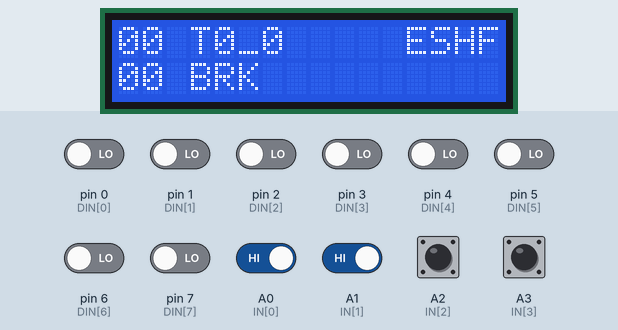
Simulated run of this sketch. Board: Arduino Uno, built with avr-gcc and run on an emulated ATmega328P. Parts: 16×2 character LCD. Inputs (shaded band) come from the test bench; at power-on: A0 (IN[0]), A1 (IN[1]), A2 (IN[2]), A3 (IN[3]) HIGH, pin 0 (DIN[0]), pin 1 (DIN[1]), pin 2 (DIN[2]), pin 3 (DIN[3]), pin 4 (DIN[4]), pin 5 (DIN[5]), pin 6 (DIN[6]), pin 7 (DIN[7]) LOW.

Above: at 1.2 s.
1.3 s: pin 0 (DIN[0]) driven HIGH
At 1.7 s:
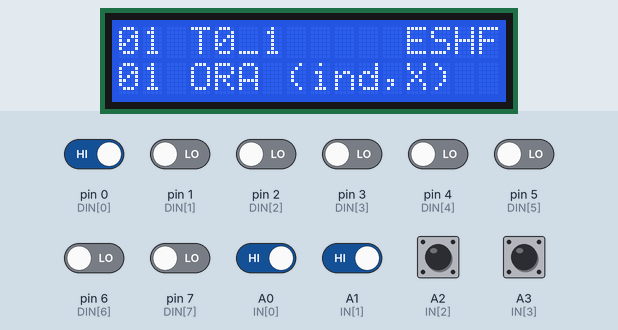
2.8 s: pin 1 (DIN[1]) driven HIGH
At 4.0 s:
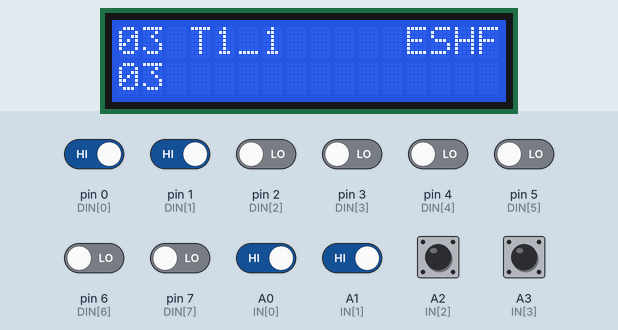
4.3 s: pin 3 (DIN[3]) driven HIGH
At 5.1 s:
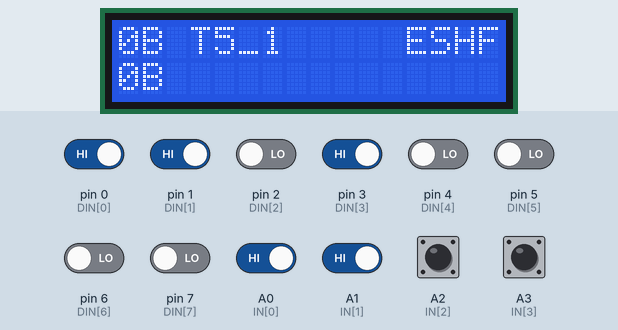
5.9 s: pin 2 (DIN[2]) driven HIGH
At 7.1 s:
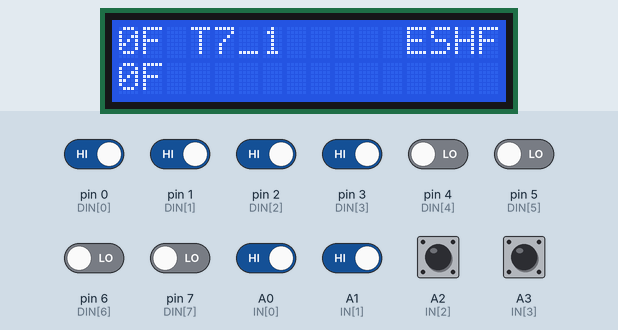
7.4 s: A0 (IN[0]) driven LOW
At 8.4 s:
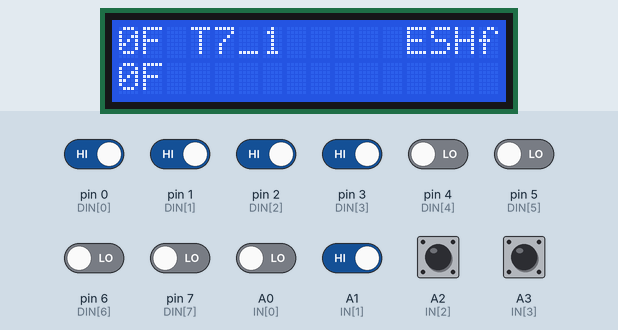
8.9 s: A1 (IN[1]) driven LOW
At 9.4 s:
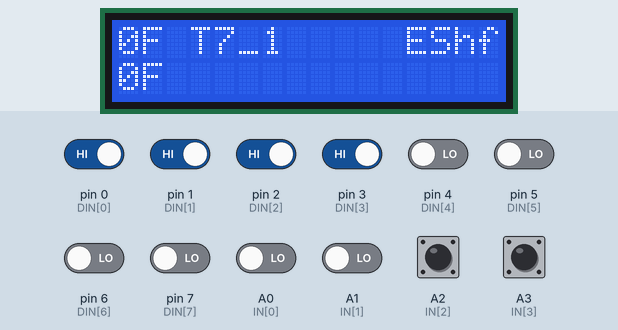
Timing chart, 0 to 11.4 s (numbered marks = the images above; inputs shaded):
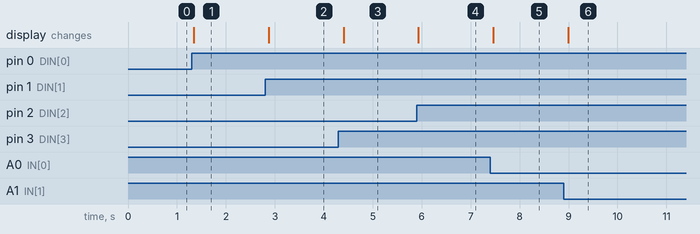

The sketch:

LCDdisplayController_MicroCode_In.ino
```cpp
// include the library code:
#include <LiquidCrystal.h>

// Input data pin definition array
const int DIN[8] = { 0, 1, 2, 3, 4, 5, 6, 7 };

// Pin definition for the additional input 0
const int IN[4] = {A0, A1, A2, A3 };

// LCD data output pins
const int LCD_D[4] = { 8, 9, 10, 11 };

// LCD enable pin
const int LCD_E = 12;
// LCD rs pin
const int LCD_RS = 13;

LiquidCrystal lcd(LCD_RS, LCD_E, LCD_D[0], LCD_D[1], LCD_D[2], LCD_D[3]);

// Input buffer enable
const int OE[2] = { 18, 19 };


//#include "Mnemonics.c"
char* Mnemonic[] = {
	"BRK",
	"ORA (ind,X)",
	"",
	"",
	"",
	"ORA zpg",
	"ASL zpg",
	"",
	"PHP",
	"ORA #",
	"ASL A",
	"",
	"",
	"ORA abs",
	"ASL abs",
	"",
	"BPL rel",
	"ORA (ind),Y",
	"",
	"",
	"",
	"ORA zpg,X",
	"ASL zpg,X",
	"",
	"CLC",
	"ORA abs,Y",
	"",
	"",
	"",
	"ORA abs,X",
	"ASL abs,X",
	"",
	"JSR abs",
	"AND (ind,X)",
	"",
	"",
	"BIT zpg",
	"AND zpg",
	"ROL zpg",
	"",
	"PLP",
	"AND #",
	"ROL A",
	"",
	"BIT abs",
	"AND abs",
	"ROL abs",
	"",
	"BMI rel",
	"AND (ind),Y",
	"",
	"",
	"",
	"AND zpg,X",
	"ROL zpg,X",
	"",
	"SEC",
	"AND abs,Y",
	"",
	"",
	"",
	"AND abs,X",
	"ROL abs,X",
	"",
	"RTI",
	"EOR (ind,X)",
	"",
	"",
	"",
	"EOR zpg",
	"LSR zpg",
	"",
	"PHA",
	"EOR #",
	"LSR A",
	"",
	"JMP abs",
	"EOR abs",
	"LSR abs",
	"",
	"BVC rel",
	"EOR (ind),Y",
	"",
	"",
	"",
	"EOR zpg,X",
	"LSR zpg,X",
	"",
	"CLI",
	"EOR abs,Y",
	"",
	"",
	"",
	"EOR abs,X",
	"LSR abs,X",
	"",
	"RTS",
	"ADC (ind,X)",
	"",
	"",
	"",
	"ADC zpg",
	"ROR zpg",
	"",
	"PLA",
	"ADC #",
	"ROR A",
	"",
	"JMP (ind)",
	"ADC abs",
	"ROR abs",
	"",
	"BVS rel",
	"ADC (ind),Y",
	"",
	"",
	"",
	"ADC zpg,X",
	"ROR zpg,X",
	"",
	"SEI",
	"ADC abs,Y",
	"",
	"",
	"",
	"ADC abs,X",
	"ROR abs,X",
	"",
	"",
	"STA (ind,X)",
	"",
	"",
	"STY zpg",
	"STA zpg",
	"STX zpg",
	"",
	"DEY",
	"",
	"TXA",
	"",
	"STY abs",
	"STA abs",
	"STX abs",
	"",
	"BCC rel",
	"STA (ind),Y",
	"",
	"",
	"STY zpg,X",
	"STA zpg,X",
	"STX zpg,Y",
	"",
	"TYA",
	"STA abs,Y",
	"TXS",
	"",
	"",
	"STA abs,X",
	"",
	"",
	"LDY #",
	"LDA (ind,X)",
	"LDX #",
	"",
	"LDY zpg",
	"LDA zpg",
	"LDX zpg",
	"",
	"TAY",
	"LDA #",
	"TAX",
	"",
	"LDY abs",
	"LDA abs",
	"LDX abs",
	"",
	"BCS rel",
	"LDA (ind),Y",
	"",
	"",
	"LDY zpg,X",
	"LDA zpg,X",
	"LDX zpg,Y",
	"",
	"CLV",
	"LDA abs,Y",
	"TSX",
	"",
	"LDY abs,X",
	"LDA abs,X",
	"LDX abs,Y",
	"",
	"CPY #",
	"CMP (ind,X)",
	"",
	"",
	"CPY zpg",
	"CMP zpg",
	"DEC zpg",
	"",
	"INY",
	"CMP #",
	"DEX",
	"",
	"CPY abs",
	"CMP abs",
	"DEC abs",
	"",
	"BNE rel",
	"CMP (ind),Y",
	"",
	"",
	"",
	"CMP zpg,X",
	"DEC zpg,X",
	"",
	"CLD",
	"CMP abs,Y",
	"",
	"",
	"",
	"CMP abs,X",
	"DEC abs,X",
	"",
	"CPX #",
	"SBC (ind,X)",
	"",
	"",
	"CPX zpg",
	"SBC zpg",
	"INC zpg",
	"",
	"INX",
	"SBC #",
	"NOP",
	"",
	"CPX abs",
	"SBC abs",
	"INC abs",
	"",
	"BEQ rel",
	"SBC (ind),Y",
	"",
	"",
	"",
	"SBC zpg,X",
	"INC zpg,X",
	"",
	"SED",
	"SBC abs,Y",
	"",
	"",
	"",
	"SBC abs,X",
	"INC abs,X",
	"",
	""
};


// Query all data input bits and return the 8bit data value read from the input chip.
int get_data(int idx)
{
	digitalWrite(OE[idx], LOW);

  int result=0;
  for (int i=0; i<8; i++)
  {
    int value = digitalRead(DIN[i]);
    if (value == HIGH)
      result += 1<<i;
  }

	digitalWrite(OE[idx], HIGH);
  return result;
}

void write_hex(int x, int y, int code)
{
	  // set up the LCD's number of columns and rows:
  lcd.setCursor(x, y);
  if ((code & 0xF0) == 0)
  {
    lcd.print(0);
    lcd.setCursor(x+1, y);
  }

  // Print a message to the LCD.
  lcd.print(code,HEX);

  // set up the LCD's number of columns and rows:
  lcd.setCursor(x+3, y);
}


// Variable to capture the input data from the 74HCT574 or 74HCT573
int opcode = 0;
int microstep = 0;
int flags = 0;


// Initialization function called before the loop
void setup() {
	// put your setup code here, to run once:
	for (int i = 0; i<4; i++)
 		pinMode(IN[i], INPUT);

	for (int i = 0; i<8; i++)
  	pinMode(DIN[i], INPUT);

  for (int i=0; i<2; i++)
	{
  	pinMode(OE[i], OUTPUT);
  	digitalWrite(OE[i], HIGH);
	}

  // set up the LCD's number of columns and rows:
  lcd.begin(16, 2);
}

char buffer[32];

// Main loop function
void loop() {
  // put your main code here, to run repeatedly:
  opcode = get_data(1);
  microstep = get_data(0);

	sprintf(buffer,"%s                ",Mnemonic[opcode]);
	buffer[13]= 0;

	write_hex(0, 0, microstep);

	lcd.print("T");
	lcd.print(microstep >> 1);
	lcd.print("_");
	lcd.print(microstep & 1);
  lcd.print("  ");

	lcd.setCursor(12, 0);

	if (digitalRead(IN[3]) == 0)
		lcd.print("e");
	else
		lcd.print("E");

	if (digitalRead(IN[2]) == 0)
		lcd.print("s");
	else
		lcd.print("S");

	if (digitalRead(IN[1]) == 0)
		lcd.print("h");
	else
		lcd.print("H");

	if (digitalRead(IN[0]) == 0)
		lcd.print("f");
	else
		lcd.print("F");

 	write_hex(0, 1, opcode);

   // Print a message to the LCD.
  lcd.print(buffer);

  delay(250);
}
```

Measured:
- after the input at 1.3 s, the display: changes at once (image 1)
- after the input at 2.8 s, the display: changes after 0.07 s (image 2)
- after the input at 4.3 s, the display: changes after 0.10 s (image 3)
- after the input at 5.9 s, the display: changes at once (image 4)
- after the input at 7.4 s, the display: changes after 0.06 s (image 5)
- after the input at 8.9 s, the display: changes after 0.09 s (image 6)
